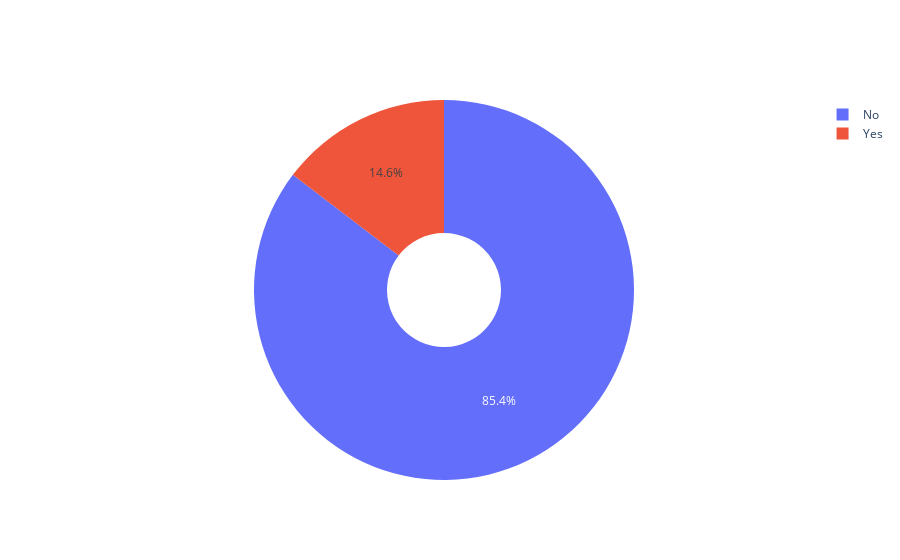

Write notebook code for a chart like this one.
### Code cell
go.Figure(data=[go.Pie(labels=book_table.index, values=book_table.values, hole=.3)])

### Figure 1 — Plotly figure (JSON) as saved in the notebook; plotly's stock layout.template omitted (floating-point values rounded to 4 significant figures)
{"data": [{"hole": 0.3, "labels": ["No", "Yes"], "type": "pie", "values": [37509, 6433]}], "layout": {}}
